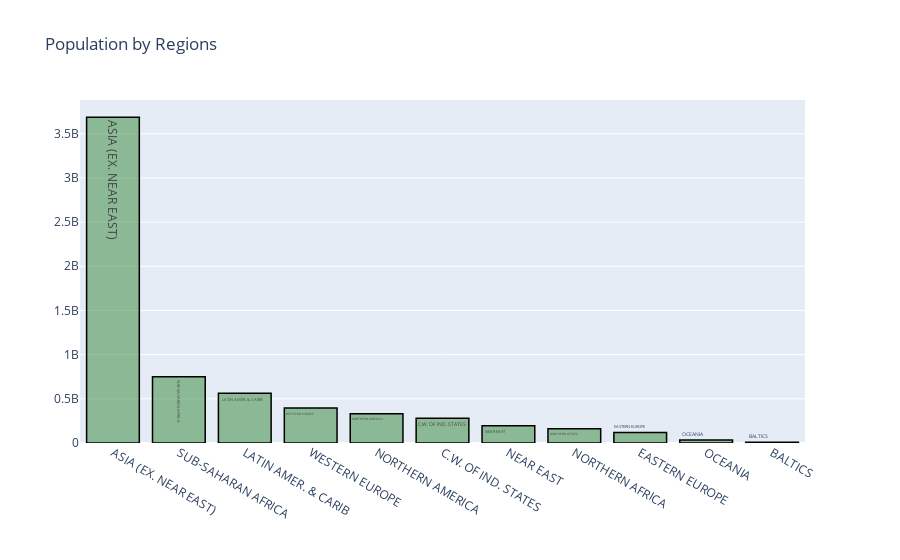

Source (notebook cell):
### Code cell
import plotly as py
from plotly.offline import init_notebook_mode, iplot
import plotly.graph_objs as go
import plotly.express as px

population_bar = go.Bar(x = pop_reg.Regions,
                      y = pop_reg.Population,
                     name = "Population",
                     marker = dict(color = 'rgba(50, 134, 55, 0.5)',
                     line = dict(color = 'rgb(0, 0, 0)', width = 1.5)),
                     text = pop_reg.Regions,
                     )
layout=go.Layout(title = 'Population by Regions',)
fig=go.Figure(data = population_bar, layout = layout)
iplot(fig)

### Figure 1 — Plotly figure (JSON) as saved in the notebook; plotly's stock layout.template omitted (floating-point values rounded to 4 significant figures)
{"data": [{"marker": {"color": "rgba(50, 134, 55, 0.5)", "line": {"color": "rgb(0, 0, 0)", "width": 1.5}}, "name": "Population", "text": ["ASIA (EX. NEAR EAST)         ", "SUB-SAHARAN AFRICA                 ", "LATIN AMER. & CARIB    ", "WESTERN EUROPE                     ", "NORTHERN AMERICA                   ", "C.W. OF IND. STATES ", "NEAR EAST                          ", "NORTHERN AFRICA                    ", "EASTERN EUROPE                     ", "OCEANIA                            ", "BALTICS                            "], "type": "bar", "x": ["ASIA (EX. NEAR EAST)         ", "SUB-SAHARAN AFRICA                 ", "LATIN AMER. & CARIB    ", "WESTERN EUROPE                     ", "NORTHERN AMERICA                   ", "C.W. OF IND. STATES ", "NEAR EAST                          ", "NORTHERN AFRICA                    ", "EASTERN EUROPE                     ", "OCEANIA                            ", "BALTICS                            "], "y": [3687982236, 749437000, 561824599, 396339998, 331672307, 280081548, 195068377, 161407133, 119914717, 33131662, 7184974]}], "layout": {"title": {"text": "Population by Regions"}}}
